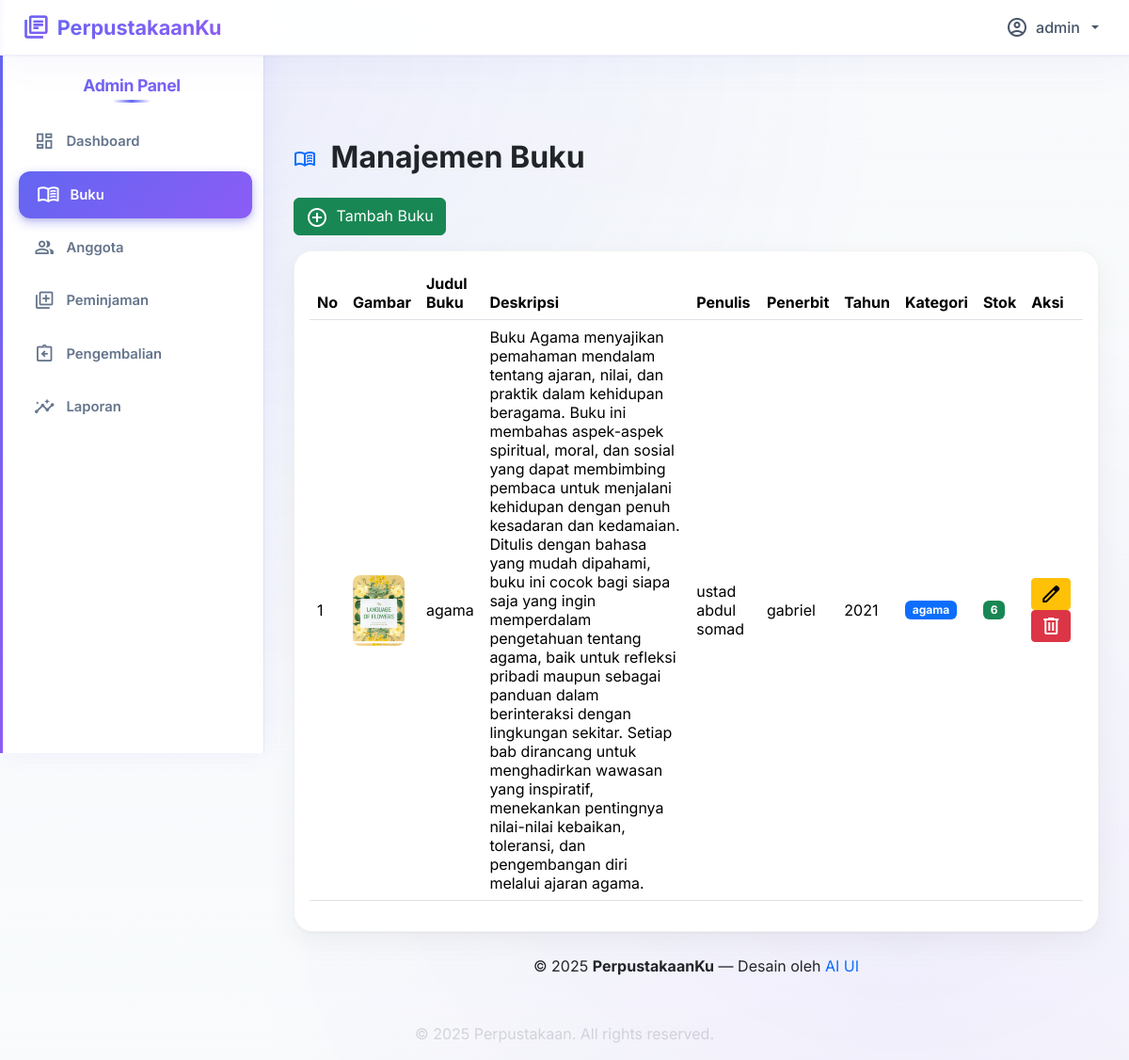
Screenshot of /admin/buku/buku.php (signed in) with the database file from the repository.
### tables this page shows
CREATE TABLE `buku_222274` (
  `id_buku_222274` int(11) NOT NULL,
  `judul_222274` varchar(150) NOT NULL,
  `penulis_222274` varchar(100) DEFAULT NULL,
  `penerbit_222274` varchar(100) DEFAULT NULL,
  `tahun_terbit_222274` year(4) DEFAULT NULL,
  `kategori_222274` varchar(100) DEFAULT NULL,
  `stok_222274` int(11) DEFAULT 0,
  `img_222274` varchar(255) DEFAULT NULL,
  `deskripsi_222274` text DEFAULT NULL
);

### admin/buku/buku.php (the view, shortened to what this page needs)
<?php
include '../../config/connect.php';
$sql = "SELECT * FROM buku_222274 ORDER BY id_buku_222274 ASC";
$result = $conn->query($sql);
?>
<?php include '../templates/header_sidebar.php'; ?>
<div id="main-content">
<h2 class="fw-bold mb-4 mt-5">
    <span class="material-symbols-outlined align-middle me-2 text-primary">menu_book</span> Manajemen Buku
</h2>
<div class="d-flex flex-wrap justify-content-between align-items-center mb-3 gap-2">
    <a href="tambah_buku.php" class="btn btn-success">
        <span class="material-symbols-outlined align-middle me-1">add_circle</span> Tambah Buku
    </a>
</div>
<div class="card p-3">
<div class="table-responsive">
<table id="example" class="table table-hover align-middle" style="width:100%">
<thead>
<tr>
    <th>No</th>
    <th>Gambar</th>
    <th>Judul Buku</th>
    <th>Deskripsi</th>
    <th>Penulis</th>
    <th>Penerbit</th>
    <th>Tahun</th>
    <th>Kategori</th>
    <th>Stok</th>
    <th>Aksi</th>
</tr>
</thead>
<tbody>
<?php if ($result->num_rows > 0): ?>
    <?php $no = 1; ?>
    <?php while($row = $result->fetch_assoc()): ?>
        <?php
        $imgField = !empty($row['img_222274']) ? trim($row['img_222274']) : '';
        $imgSrc = !empty($imgField)
            ? "../../uploads/sampul/" . $imgField
            : "https://images.unsplash.com/photo-1524995997946-a1c2e315a42f?auto=format&fit=crop&w=80&q=80";
        ?>
        <tr>
            <td><?= $no ?></td>
            <td><img src="<?= $imgSrc ?>" alt="<?= htmlspecialchars($row['judul_222274']) ?>" width="55" height="75"></td>
            <td><?= htmlspecialchars($row['judul_222274']) ?></td>
            <td><?= htmlspecialchars($row['deskripsi_222274'] ?? '-') ?></td>
            <td><?= htmlspecialchars($row['penulis_222274']) ?></td>
            <td><?= htmlspecialchars($row['penerbit_222274']) ?></td>
            <td><?= $row['tahun_terbit_222274'] ?></td>
            <td><span class="badge bg-primary"><?= htmlspecialchars($row['kategori_222274']) ?></span></td>
            <td><span class="badge bg-<?= $row['stok_222274'] > 0 ? 'success' : 'danger' ?>"><?= $row['stok_222274'] ?></span></td>
            <td>
                <a href="edit_buku.php?id=<?= $row['id_buku_222274'] ?>" class="btn btn-warning btn-sm me-1">
                    <span class="material-symbols-outlined align-middle">edit</span>
                </a>
                <a href="buku.php?hapus=<?= $row['id_buku_222274'] ?>" class="btn btn-danger btn-sm"
                   onclick="return confirm('Yakin ingin menghapus buku ini?')">
                    <span class="material-symbols-outlined align-middle">delete</span>
                </a>
            </td>
        </tr>
    <?php $no++; endwhile; ?>
<?php else: ?>
<tr>
    <td colspan="10" class="text-center text-muted py-3">Belum ada data buku.</td>
</tr>
<?php endif; ?>
</tbody>
</table>
</div>
</div>
<footer class="text-center mt-4">
    &copy; <?= date('Y') ?> <strong>PerpustakaanKu</strong> — Desain oleh <span class="text-primary">AI UI</span>
</footer>
</div>
<link rel="stylesheet" href="https://cdn.datatables.net/2.0.7/css/dataTables.bootstrap5.min.css">
<?php include '../templates/footer.php'; ?>

### admin/templates/header_sidebar.php (style rules this page uses)
#main-content { margin-left: 280px; padding: 2rem; padding-top: 100px; transition: all 0.4s cubic-bezier(0.4, 0, 0.2, 1); position: relative; z-index: 1; min-height: 100vh; }
.card { border-radius: 20px; box-shadow: 0 1px 3px rgba(0, 0, 0, 0.05), 0 10px 30px rgba(0, 0, 0, 0.05); transition: all 0.4s cubic-bezier(0.4, 0, 0.2, 1); overflow: hidden; border: 1px solid rgba(0, 0, 0, 0.05); background: rgba(255, 255, 255, 0.95); backdrop-filter: blur(20px); position: relative; }
.card::before { content: ''; position: absolute; top: 0; left: 0; right: 0; height: 4px; background: linear-gradient(90deg, #6366f1 0%, #8b5cf6 100%); transform: scaleX(0); transform-origin: left; transition: transform 0.4s cubic-bezier(0.4, 0, 0.2, 1); }
.card { animation: fadeIn 0.5s ease backwards; }
.card:nth-child(3) { animation-delay: 0.3s; }

### admin/buku/buku.php (style rules this page uses)
td img { border-radius:8px; transition: transform 0.3s ease; }

### rows the page displays
buku_222274: img_222274 (picture), judul_222274 "agama", deskripsi_222274 "Buku Agama menyajikan pemahaman mendalam tentang ajaran, nilai, dan praktik dalam kehidupan beragama. Buku ini membahas aspek-aspek spiritual, moral, dan sosial yang dapat membimbing pembaca untuk menjalani kehidupan dengan penuh kesadaran dan kedamaian. Ditulis dengan bahasa yang mudah dipahami, buku ini cocok bagi siapa saja yang ingin memperdalam pengetahuan tentang agama, baik untuk refleksi pribadi maupun sebagai panduan dalam berinteraksi dengan lingkungan sekitar. Setiap bab dirancang untuk menghadirkan wawasan yang inspiratif, menekankan pentingnya nilai-nilai kebaikan, toleransi, dan pengembangan diri melalui ajaran agama.", penulis_222274 "ustad abdul somad", penerbit_222274 "gabriel", tahun_terbit_222274 "2021", kategori_222274 "agama", stok_222274 "6"

### other values shown
$namaAdmin "admin"
